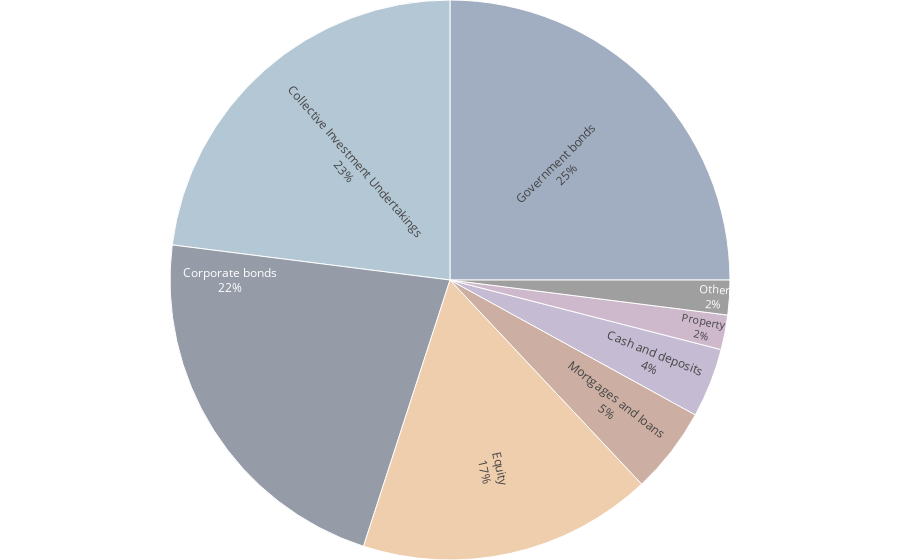

The cell this chart's notebook holds for it:
### Code cell
labels = [
    "Government bonds", "Corporate bonds", "Collective Investment Undertakings",
    "Equity", "Cash and deposits", "Mortgages and loans", "Property", "Other"
]
# No parent, so they all belong to the same level
parents = ["", "", "", "", "", "", "", ""]
# Adjusted values to include "Property" and "Other"
values = [25, 22, 23, 17, 4, 5, 2, 2]

# Colors to match the image provided
'''colors = [
    "#6b8ba4",  # Government bonds
    "#384e6f",  # Corporate bonds
    "#8ea9c7",  # Collective Investment Undertakings
    "#f29c40",  # Equity
    "#a297c3",  # Cash and deposits
    "#b0715c",  # Mortgages and loans
    "#9673a6",  # Property
    "#5a5675"   # Other
]'''

'''colors = [
    "rgba(150, 150, 150, 0.9)",  # Government bonds
    "rgba(100, 100, 100, 0.9)",  # Corporate bonds
    "rgba(180, 180, 180, 0.9)",  # Collective Investment Undertakings
    "rgba(200, 150, 100, 0.9)",  # Equity (slightly brown for contrast)
    "rgba(130, 120, 150, 0.9)",  # Cash and deposits
    "rgba(140, 100, 90, 0.9)",   # Mortgages and loans
    "rgba(160, 130, 150, 0.9)",  # Property
    "rgba(120, 120, 120, 0.9)"   # Other
]'''

colors = [
    "rgba(108, 128, 158, 0.9)",  # Muted blue for Government bonds
    "rgba(89, 98, 117, 0.9)",    # Soft gray-blue for Corporate bonds
    # Light muted blue for Collective Investment Undertakings
    "rgba(138, 168, 188, 0.9)",
    "rgba(230, 179, 128, 0.9)",  # Soft beige-orange for Equity
    "rgba(165, 149, 185, 0.9)",  # Soft lavender for Cash and deposits
    "rgba(174, 129, 109, 0.9)",  # Muted brown for Mortgages and loans
    "rgba(178, 143, 174, 0.9)",  # Light plum for Property
    "rgba(105, 105, 105, 0.9)"   # Neutral gray for Other
]


# Create the sunburst chart
fig = go.Figure(go.Sunburst(
    labels=labels,
    parents=parents,
    values=values,
    branchvalues="total",
    marker=dict(
        colors=colors
    ),
    textinfo="label+percent parent",  # Display label and percentage
    insidetextorientation="radial",  # Ensure text follows the direction of each segment
    #textfont=dict(size=18)
))

# Update layout to remove margins
fig.update_layout(
    title="Asset Allocation",
    margin=dict(t=0, l=0, r=0, b=0),
)

fig.show()

### Figure 1 — Plotly figure (JSON) as saved in the notebook; plotly's stock layout.template omitted (floating-point values rounded to 4 significant figures)
{"data": [{"branchvalues": "total", "insidetextorientation": "radial", "labels": ["Government bonds", "Corporate bonds", "Collective Investment Undertakings", "Equity", "Cash and deposits", "Mortgages and loans", "Property", "Other"], "marker": {"colors": ["rgba(108, 128, 158, 0.9)", "rgba(89, 98, 117, 0.9)", "rgba(138, 168, 188, 0.9)", "rgba(230, 179, 128, 0.9)", "rgba(165, 149, 185, 0.9)", "rgba(174, 129, 109, 0.9)", "rgba(178, 143, 174, 0.9)", "rgba(105, 105, 105, 0.9)"]}, "parents": ["", "", "", "", "", "", "", ""], "textinfo": "label+percent parent", "type": "sunburst", "values": [25, 22, 23, 17, 4, 5, 2, 2]}], "layout": {"margin": {"b": 0, "l": 0, "r": 0, "t": 0}, "title": {"text": "Asset Allocation"}}}
